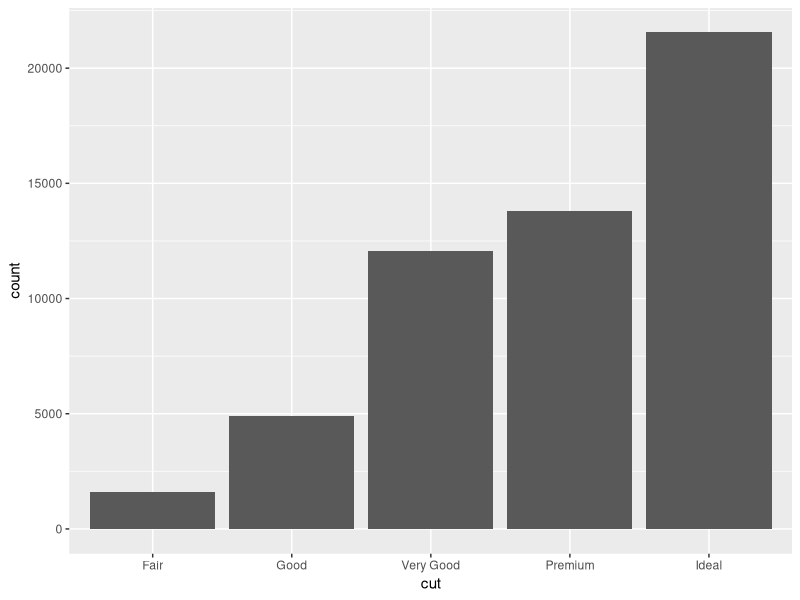
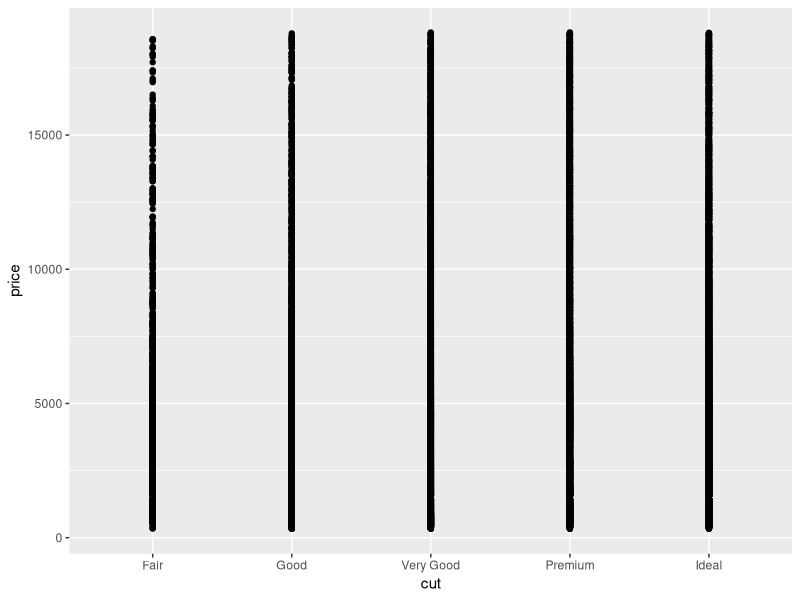
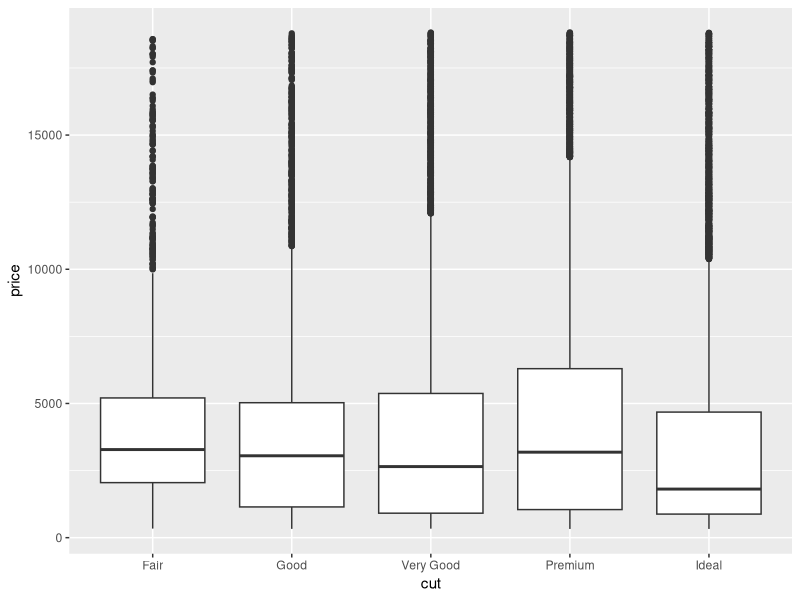
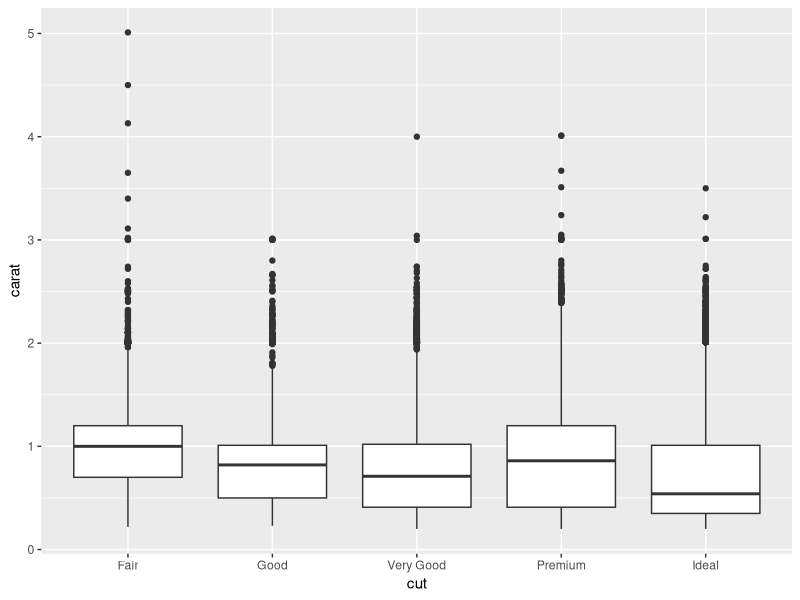

The R source for these figures, in order:
## ---- chunk 1
# knitr options
knitr::opts_chunk$set(echo = TRUE)
## ---- chunk 2
library(tidyverse)

## ---- chunk 3

## ---- chunk 4
diamonds %>%
  ggplot(aes(cut)) +
  geom_bar()
## ---- chunk 5
diamonds %>%
  ggplot(aes(cut, price)) +
  geom_point()
## ---- chunk 6
diamonds %>%
  ggplot(aes(cut, price)) +
  geom_boxplot()
## ---- chunk 7
diamonds %>%
  ggplot(aes(cut, carat)) +
  geom_boxplot()
